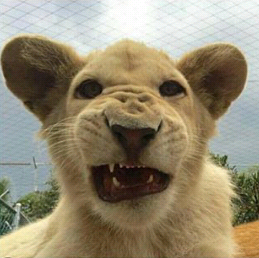
//> input picture Practica 2/lion.png, 259 x 258 px
$ ./ejercicio3_resta   (built with g++ and OpenCV 4)
//> lines starting //> are read from the running program, lines starting //| are printed output that depends on the picture; pictures that were not available may be replaced by others from this repository, and a replacement may not be noted
#include <opencv2/opencv.hpp>
#include <opencv2/highgui/highgui.hpp>

using namespace cv;

Mat resta(Mat img,Mat img2){
	Mat img3 = img2(Rect(0,0,img.cols,img.rows));
	Mat resultado(img.cols,img.cols,CV_8U);
	for (int i=0;i<img.cols;i++){
		for (int j=0;j<img.rows;j++){
			int a = img.at<uchar>(i,j);
			int b = img3.at<uchar>(i,j);
			resultado.at<uchar>(i,j) = (a-b)/2 + 128;
		}
	}
	return resultado;

}

int main(int argc, char** argv) {

	Mat img = imread("lion.png",CV_8U);
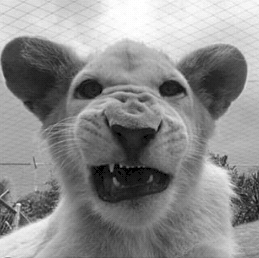
//> img: 258 rows x 259 cols, CV_8UC1; min 0, max 255, mean 140.3
	Mat img2 = imread("FAMILIA.jpg",CV_8U);
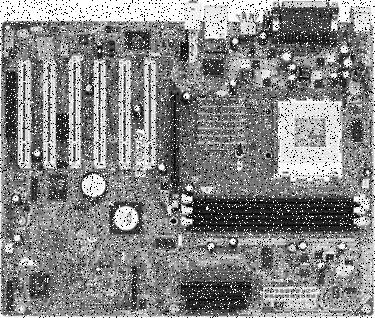
//> input picture Practica 2/a7v600-SE(RImpulsivo).jpeg, 375 x 318 px, given in place of FAMILIA.jpg, which was not available
//> img2 is the input picture: 318 rows x 375 cols, CV_8UC1; min 0, max 255, mean 134.2

// [9 lines of commented-out code are left out]

	Mat resultado =resta(img,img2);
//> in resta, `Mat img3 = img2(Rect(0,0,img.cols,img.rows));`:
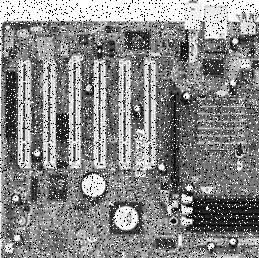
//> img3: 258 rows x 259 cols, CV_8UC1; min 0, max 255, mean 135.6
//> after the loop in resta, `for (int i=0;i<img.cols;i++)`:
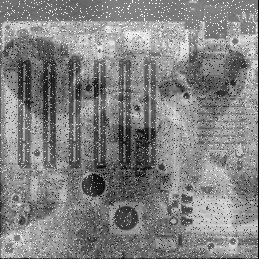
//> resultado: 259 rows x 259 cols, CV_8UC1; min 0, max 255, mean 129.5
	//display the image:
	imshow("leon", img);
	imshow("familia", img2);
//	imshow("recorte familia", img3);
	imshow("Resta", resultado);


	waitKey(0);
	return 0;
}
